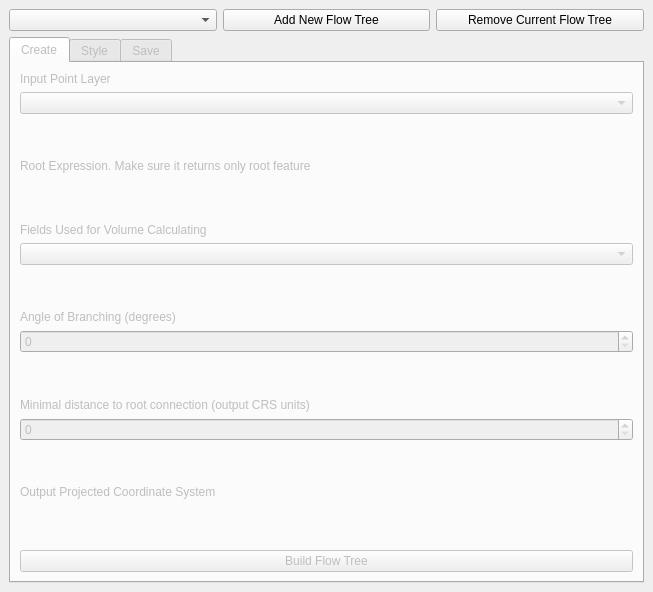
<?xml version="1.0" encoding="UTF-8"?>
<ui version="4.0">
 <class>FlowMapBuilderDockWidgetBase</class>
 <widget class="QDockWidget" name="FlowMapBuilderDockWidgetBase">
  <property name="geometry">
   <rect>
    <x>0</x>
    <y>0</y>
    <width>653</width>
    <height>592</height>
   </rect>
  </property>
  <property name="windowTitle">
   <string>Flow Map Builder</string>
  </property>
  <widget class="QWidget" name="dockWidgetContents">
   <layout class="QGridLayout" name="gridLayout">
    <item row="0" column="0">
     <layout class="QHBoxLayout" name="horizontalLayout_2">
      <item>
       <widget class="QComboBox" name="context_hub"/>
      </item>
      <item>
       <widget class="QPushButton" name="add_tree">
        <property name="text">
         <string>Add New Flow Tree</string>
        </property>
       </widget>
      </item>
      <item>
       <widget class="QPushButton" name="pushButton_3">
        <property name="text">
         <string>Remove Current Flow Tree</string>
        </property>
       </widget>
      </item>
     </layout>
    </item>
    <item row="1" column="0">
     <widget class="QTabWidget" name="tab_widget">
      <property name="enabled">
       <bool>false</bool>
      </property>
      <property name="currentIndex">
       <number>0</number>
      </property>
      <widget class="QWidget" name="tab_create">
       <attribute name="title">
        <string>Create</string>
       </attribute>
       <layout class="QVBoxLayout" name="verticalLayout">
        <item>
         <widget class="QLabel" name="label">
          <property name="text">
           <string>Input Point Layer</string>
          </property>
         </widget>
        </item>
        <item>
         <widget class="QgsMapLayerComboBox" name="layer_combobox">
          <property name="showCrs">
           <bool>true</bool>
          </property>
         </widget>
        </item>
        <item>
         <spacer name="verticalSpacer">
          <property name="orientation">
           <enum>Qt::Vertical</enum>
          </property>
          <property name="sizeHint" stdset="0">
           <size>
            <width>20</width>
            <height>40</height>
           </size>
          </property>
         </spacer>
        </item>
        <item>
         <widget class="QLabel" name="label_2">
          <property name="text">
           <string>Root Expression. Make sure it returns only root feature</string>
          </property>
         </widget>
        </item>
        <item>
         <widget class="QgsFieldExpressionWidget" name="expression_field"/>
        </item>
        <item>
         <spacer name="verticalSpacer_5">
          <property name="orientation">
           <enum>Qt::Vertical</enum>
          </property>
          <property name="sizeHint" stdset="0">
           <size>
            <width>20</width>
            <height>40</height>
           </size>
          </property>
         </spacer>
        </item>
        <item>
         <widget class="QLabel" name="label_3">
          <property name="text">
           <string>Fields Used for Volume Calculating</string>
          </property>
         </widget>
        </item>
        <item>
         <widget class="QgsCheckableComboBox" name="fields_combobox"/>
        </item>
        <item>
         <spacer name="verticalSpacer_4">
          <property name="orientation">
           <enum>Qt::Vertical</enum>
          </property>
          <property name="sizeHint" stdset="0">
           <size>
            <width>20</width>
            <height>40</height>
           </size>
          </property>
         </spacer>
        </item>
        <item>
         <widget class="QLabel" name="label_4">
          <property name="text">
           <string>Angle of Branching (degrees)</string>
          </property>
         </widget>
        </item>
        <item>
         <widget class="QgsSpinBox" name="alpha_spin_box"/>
        </item>
        <item>
         <spacer name="verticalSpacer_3">
          <property name="orientation">
           <enum>Qt::Vertical</enum>
          </property>
          <property name="sizeHint" stdset="0">
           <size>
            <width>20</width>
            <height>40</height>
           </size>
          </property>
         </spacer>
        </item>
        <item>
         <widget class="QLabel" name="label_9">
          <property name="text">
           <string>Minimal distance to root connection (output CRS units)</string>
          </property>
         </widget>
        </item>
        <item>
         <widget class="QgsSpinBox" name="stop_dst_spin_box">
          <property name="maximum">
           <number>40000000</number>
          </property>
         </widget>
        </item>
        <item>
         <spacer name="verticalSpacer_10">
          <property name="orientation">
           <enum>Qt::Vertical</enum>
          </property>
          <property name="sizeHint" stdset="0">
           <size>
            <width>20</width>
            <height>40</height>
           </size>
          </property>
         </spacer>
        </item>
        <item>
         <widget class="QLabel" name="label_5">
          <property name="text">
           <string>Output Projected Coordinate System</string>
          </property>
         </widget>
        </item>
        <item>
         <widget class="QgsProjectionSelectionWidget" name="mQgsProjectionSelectionWidget"/>
        </item>
        <item>
         <spacer name="verticalSpacer_2">
          <property name="orientation">
           <enum>Qt::Vertical</enum>
          </property>
          <property name="sizeHint" stdset="0">
           <size>
            <width>20</width>
            <height>40</height>
           </size>
          </property>
         </spacer>
        </item>
        <item>
         <widget class="QPushButton" name="build_button">
          <property name="text">
           <string>Build Flow Tree</string>
          </property>
         </widget>
        </item>
       </layout>
      </widget>
      <widget class="QWidget" name="tab_style">
       <attribute name="title">
        <string>Style</string>
       </attribute>
       <layout class="QVBoxLayout" name="verticalLayout_2">
        <item>
         <widget class="QLabel" name="label_7">
          <property name="text">
           <string>Display Width Field</string>
          </property>
         </widget>
        </item>
        <item>
         <widget class="QgsFieldComboBox" name="display_field_combobox"/>
        </item>
        <item>
         <spacer name="verticalSpacer_6">
          <property name="orientation">
           <enum>Qt::Vertical</enum>
          </property>
          <property name="sizeHint" stdset="0">
           <size>
            <width>20</width>
            <height>40</height>
           </size>
          </property>
         </spacer>
        </item>
        <item>
         <widget class="QFrame" name="frame">
          <property name="frameShape">
           <enum>QFrame::StyledPanel</enum>
          </property>
          <property name="frameShadow">
           <enum>QFrame::Raised</enum>
          </property>
          <layout class="QVBoxLayout" name="verticalLayout_3">
           <item>
            <layout class="QGridLayout" name="gridLayout_3">
             <item row="4" column="0">
              <widget class="QLineEdit" name="lineEdit_3"/>
             </item>
             <item row="0" column="2">
              <widget class="QComboBox" name="comboBox">
               <property name="enabled">
                <bool>false</bool>
               </property>
              </widget>
             </item>
             <item row="4" column="2">
              <widget class="QCheckBox" name="checkBox_2">
               <property name="text">
                <string>Ignore 0</string>
               </property>
              </widget>
             </item>
             <item row="0" column="0">
              <widget class="QRadioButton" name="radioButton">
               <property name="text">
                <string>Use total flow</string>
               </property>
               <property name="checked">
                <bool>true</bool>
               </property>
              </widget>
             </item>
             <item row="1" column="1">
              <widget class="QLabel" name="label_10">
               <property name="text">
                <string>Max Flow</string>
               </property>
               <property name="alignment">
                <set>Qt::AlignCenter</set>
               </property>
              </widget>
             </item>
             <item row="2" column="2">
              <widget class="QPushButton" name="pushButton_2">
               <property name="text">
                <string>Retrieve</string>
               </property>
              </widget>
             </item>
             <item row="4" column="1">
              <widget class="QLineEdit" name="lineEdit_4"/>
             </item>
             <item row="0" column="1">
              <widget class="QRadioButton" name="radioButton_2">
               <property name="text">
                <string>Use flow from attribute:</string>
               </property>
              </widget>
             </item>
             <item row="1" column="0">
              <widget class="QLabel" name="label_6">
               <property name="text">
                <string>Min Flow</string>
               </property>
               <property name="alignment">
                <set>Qt::AlignCenter</set>
               </property>
              </widget>
             </item>
             <item row="2" column="0">
              <widget class="QLineEdit" name="lineEdit"/>
             </item>
             <item row="2" column="1">
              <widget class="QLineEdit" name="lineEdit_2"/>
             </item>
             <item row="3" column="0">
              <widget class="QLabel" name="label_11">
               <property name="text">
                <string>Min Width</string>
               </property>
               <property name="alignment">
                <set>Qt::AlignCenter</set>
               </property>
              </widget>
             </item>
             <item row="3" column="1">
              <widget class="QLabel" name="label_12">
               <property name="text">
                <string>Max Width</string>
               </property>
               <property name="alignment">
                <set>Qt::AlignCenter</set>
               </property>
              </widget>
             </item>
            </layout>
           </item>
           <item>
            <widget class="QLabel" name="label_8">
             <property name="text">
              <string>Units</string>
             </property>
            </widget>
           </item>
           <item>
            <widget class="QgsUnitSelectionWidget" name="unit_selector" native="true"/>
           </item>
           <item>
            <layout class="QHBoxLayout" name="horizontalLayout_3">
             <item>
              <widget class="QCheckBox" name="checkBox">
               <property name="text">
                <string>CheckBox</string>
               </property>
              </widget>
             </item>
             <item>
              <widget class="QgsSpinBox" name="mQgsSpinBox">
               <property name="value">
                <number>4</number>
               </property>
              </widget>
             </item>
            </layout>
           </item>
          </layout>
         </widget>
        </item>
        <item>
         <widget class="QgsColorButton" name="mColorButton"/>
        </item>
        <item>
         <widget class="QPushButton" name="style_button">
          <property name="text">
           <string>Style Layer</string>
          </property>
         </widget>
        </item>
        <item>
         <spacer name="verticalSpacer_7">
          <property name="orientation">
           <enum>Qt::Vertical</enum>
          </property>
          <property name="sizeHint" stdset="0">
           <size>
            <width>20</width>
            <height>40</height>
           </size>
          </property>
         </spacer>
        </item>
       </layout>
      </widget>
      <widget class="QWidget" name="tab_save">
       <attribute name="title">
        <string>Save</string>
       </attribute>
      </widget>
     </widget>
    </item>
   </layout>
  </widget>
 </widget>
 <customwidgets>
  <customwidget>
   <class>QgsCheckableComboBox</class>
   <extends>QComboBox</extends>
   <header>qgis.gui</header>
  </customwidget>
  <customwidget>
   <class>QgsColorButton</class>
   <extends>QToolButton</extends>
   <header>qgis.gui</header>
  </customwidget>
  <customwidget>
   <class>QgsUnitSelectionWidget</class>
   <extends>QWidget</extends>
   <header>qgis.gui</header>
  </customwidget>
  <customwidget>
   <class>QgsDoubleSpinBox</class>
   <extends>QDoubleSpinBox</extends>
   <header>qgis.gui</header>
  </customwidget>
  <customwidget>
   <class>QgsFieldComboBox</class>
   <extends>QComboBox</extends>
   <header>qgis.gui</header>
  </customwidget>
  <customwidget>
   <class>QgsFieldExpressionWidget</class>
   <extends>QWidget</extends>
   <header>qgis.gui</header>
  </customwidget>
  <customwidget>
   <class>QgsMapLayerComboBox</class>
   <extends>QComboBox</extends>
   <header>qgis.gui</header>
  </customwidget>
  <customwidget>
   <class>QgsProjectionSelectionWidget</class>
   <extends>QWidget</extends>
   <header>qgis.gui</header>
  </customwidget>
  <customwidget>
   <class>QgsSpinBox</class>
   <extends>QSpinBox</extends>
   <header>qgis.gui</header>
  </customwidget>
 </customwidgets>
 <resources/>
 <connections/>
</ui>
